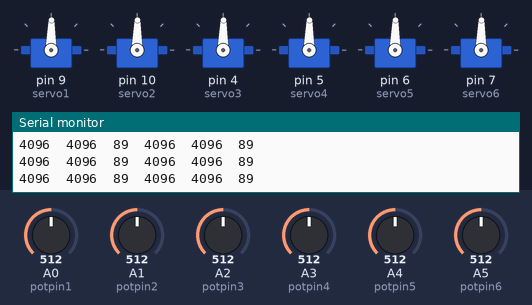
Bench run of a sketch on a simulated Teensy 4. Shown: 6 × servo, the last lines printed to the serial monitor. The inputs (shaded band) are chosen by the test bench; at power-on: A0 (potpin1) = 512, A1 (potpin2) = 512, A2 (potpin3) = 512, A3 (potpin4) = 512, A4 (potpin5) = 512, A5 (potpin6) = 512 (analog values on the 0–1023 scale).

Above: at 1.2 s.
1.3 s: A0 (potpin1) set to 716
At 2.4 s:
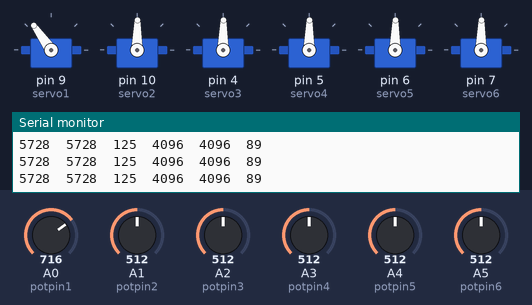
2.8 s: A1 (potpin2) set to 716
At 3.8 s:
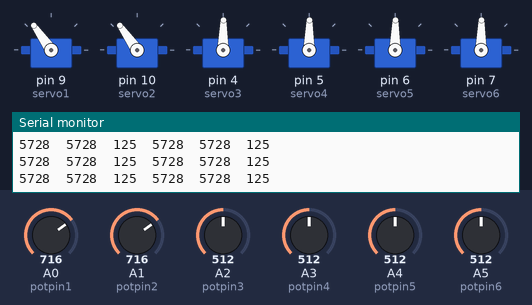
4.3 s: A2 (potpin3) set to 716
At 5.2 s:
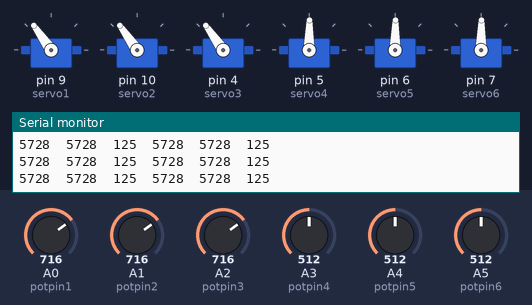
5.8 s: A3 (potpin4) set to 716
At 7.0 s:
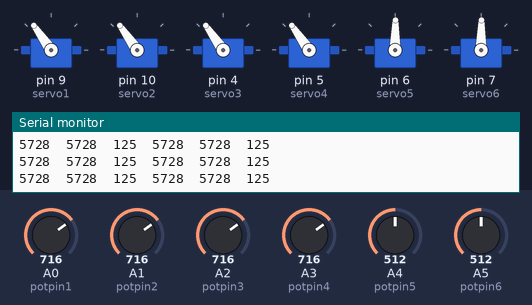
7.3 s: A4 (potpin5) set to 716
At 8.5 s:
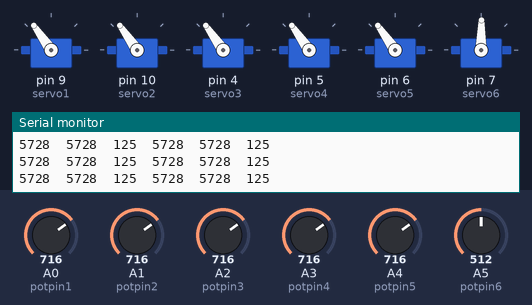
8.8 s: A5 (potpin6) set to 716
At 9.5 s:
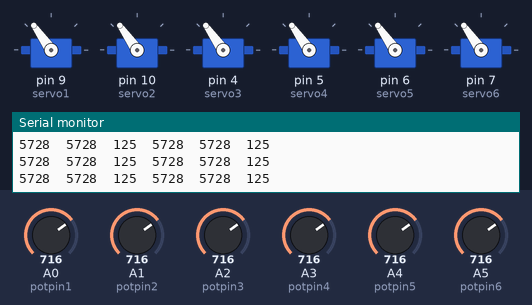
Timing chart, 0 to 11.3 s (numbered marks = the images above; inputs shaded):
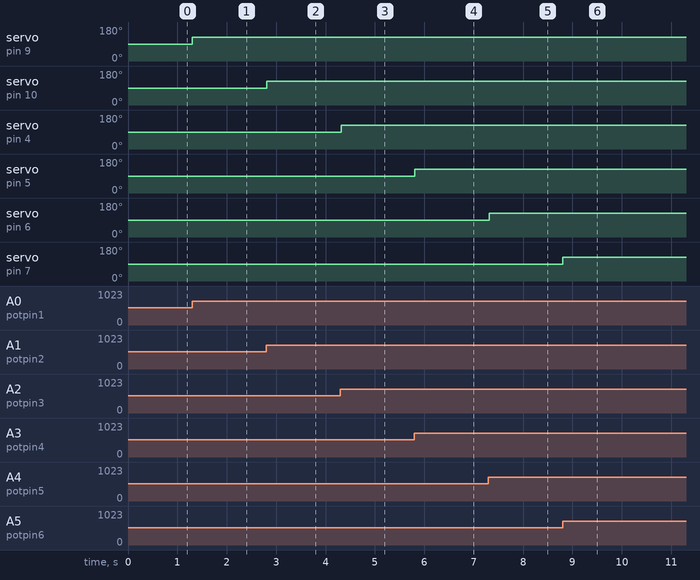

The sketch:

multiPot_multiServoTeensy3.5.ino
```cpp
//Controlling multiple servos using multiple potentiometers
//framework for 1-to-1 robot joint/arm control

//   Board                     SERVO_PIN_A   SERVO_PIN_B   SERVO_PIN_C
//   -----                     -----------   -----------   -----------
//   //   Teensy 3.5                 (all PWM pins are usable)

#include <PWMServo.h>
#include <ResponsiveAnalogRead.h>

PWMServo servo1;  // create servo object to control servo1
PWMServo servo2;
PWMServo servo3;
PWMServo servo4;
PWMServo servo5;
PWMServo servo6;

const int potpin1 = A0;  // analog pin used to connect the potentiometer
const int potpin2 = A1;
const int potpin3 = A2;
const int potpin4 = A3;
const int potpin5 = A4;
const int potpin6 = A5;

ResponsiveAnalogRead analog1(potpin1, true);
ResponsiveAnalogRead analog2(potpin2, true);
ResponsiveAnalogRead analog3(potpin3, true);
ResponsiveAnalogRead analog4(potpin4, true);
ResponsiveAnalogRead analog5(potpin5, true);
ResponsiveAnalogRead analog6(potpin6, true);
// make a ResponsiveAnalogRead object, pass in the pin, and either true or false depending on if you want sleep enabled
// enabling sleep will cause values to take less time to stop changing and potentially stop changing more abruptly,
// where as disabling sleep will cause values to ease into their correct position smoothly and more accurately

int val1;    // variable to read the value from the analog pin
int val2;
int val3;
int val4;
int val5;
int val6;
int a;       // " " " " "

void setup()
{
  servo1.attach(9);         // attaches the servo on pin 2 to the servo object
  //servo1.attach(SERVO_PIN_A, 1000, 2000); // some motors need min/max setting
  servo2.attach(10);
  servo3.attach(4);
  servo4.attach(5);
  servo5.attach(6);
  servo6.attach(7);

  Serial.begin(38400);
}

void loop()
{
  analogWriteResolution(13);
  analogReadResolution(13);

  analog1.setAnalogResolution(8192);
  analog2.setAnalogResolution(8192);
  analog3.setAnalogResolution(8192);
  analog4.setAnalogResolution(8192);
  analog5.setAnalogResolution(8192);
  analog6.setAnalogResolution(8192);

  analog1.update(); //updates ResponsiveAnalogRead every loop
  analog2.update();
  analog3.update();
  analog4.update();
  analog5.update();
  analog6.update();

//------------------------------------------------------------------
//Exclusively for visual reference, can be removed
  Serial.print(analog1.getRawValue());
  Serial.print("\t");
  Serial.print(analog1.getValue());
  Serial.print("\t");

  a = analog1.getValue();
  a = map(a, 0, 8191, 0, 179);
  Serial.print(a);
  Serial.print("\t");

  if(analog1.hasChanged())
  {
    Serial.print("changed");
  }

  Serial.print(analog2.getRawValue());
  Serial.print("\t");
  Serial.print(analog2.getValue());
  Serial.print("\t");

  a = analog2.getValue();
  a = map(a, 0, 8191, 0, 179);
  Serial.print(a);

  // if the responsive value has changed, prints out "changed"
  if(analog2.hasChanged())
  {
    Serial.print("\tchanged");
  }

  Serial.println("");
//--------------------------------------------------------------------
  val1 = analog1.getValue();           // reads the value of the potentiometer after pass through ResponsiveAnalogRead(value between 0 and 8191)
  val1 = map(val1, 0, 8191, 0, 179);   // scale it to use it with the servo (value between 0 and 179)
  servo1.write(val1);                  // sets the servo position according to the scaled value

  val2 = analog2.getValue();
  val2 = map(val2, 0, 8191, 0, 179);
  servo2.write(val2);

  val3 = analog3.getValue();
  val3 = map(val3, 0, 8191, 0, 179);
  servo3.write(val3);

  val4 = analog4.getValue();
  val4 = map(val4, 0, 8191, 0, 179);
  servo4.write(val4);

  val5 = analog5.getValue();
  val5 = map(val5, 0, 8191, 0, 179);
  servo5.write(val5);

  val6 = analog6.getValue();
  val6 = map(val6, 0, 8191, 0, 179);
  servo6.write(val6);

  delay(15);    // waits for the servos to get there
}
```

Measured:
- after the input at 1.3 s, servo on pin 9 (servo1): 89° → 125° at once
- after the input at 2.8 s, servo on pin 10 (servo2): 89° → 125° at once
- after the input at 4.3 s, servo on pin 4 (servo3): 89° → 125° at once
- after the input at 5.8 s, servo on pin 5 (servo4): 89° → 125° at once
- after the input at 7.3 s, servo on pin 6 (servo5): 89° → 125° at once
- after the input at 8.8 s, servo on pin 7 (servo6): 89° → 125° at once
